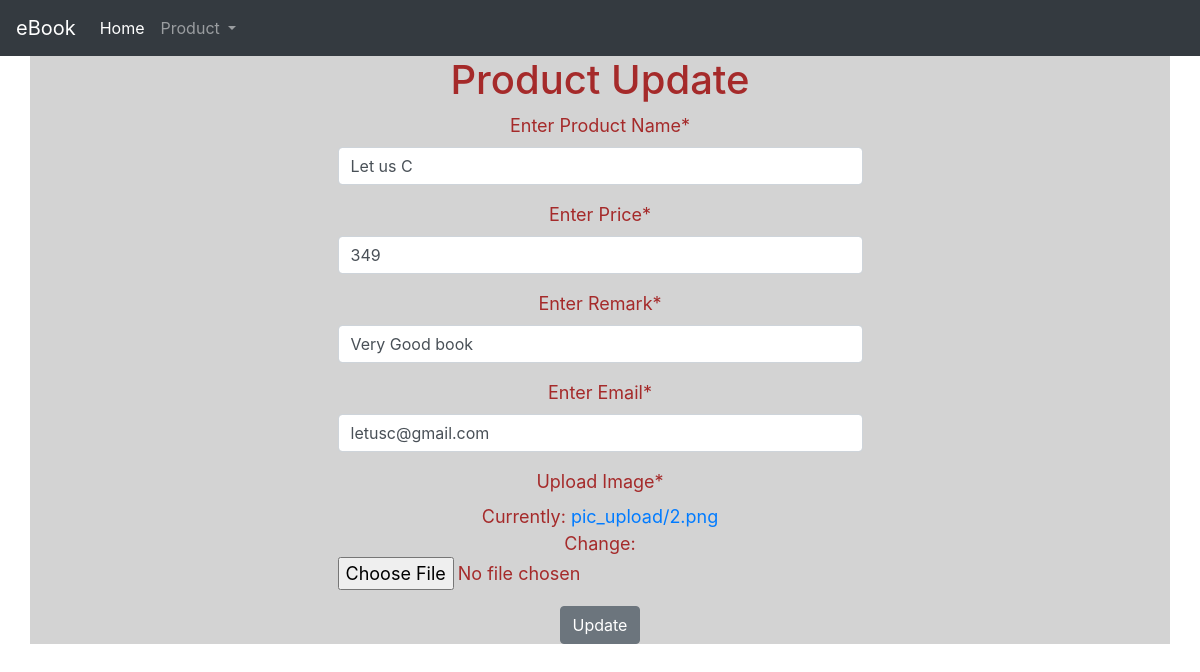
Screenshot of /product/update/3 with the database file from the repository.
### app_product/models.py (models this page shows)
class Product(models.Model):
    name = models.CharField(max_length=30,verbose_name="Enter Product Name")
    price = models.IntegerField(verbose_name="Enter Price")
    remark = models.CharField(max_length=30,verbose_name="Enter Remark")
    email = models.EmailField(max_length=254,verbose_name="Enter Email")
    image = models.ImageField(upload_to='pic_upload',verbose_name="Upload Image")

### app_product/views.py (the view)
# urls.py: path('update/<int:id>',views.update,name='update'),
def update(request,id):
    productSearch = Product.objects.get(id=id)
    searchProductObj = ProductForm(instance=productSearch)
    if request.method == 'POST':
        productSearch = Product.objects.get(id=id)
        form = ProductForm(request.POST, request.FILES,instance=productSearch)
        if form.is_valid():
            form.save()
        return redirect('retrieve')
    return render(request,'app_product/update.html',{'form':searchProductObj})

### app_product/forms.py
class ProductForm(forms.ModelForm):
    class Meta:
        model = Product
        fields = ['name','price','remark','email','image']

### app_product/templates/app_product/update.html (shortened to what this page needs)
{% extends 'base.html' %}
{% load crispy_forms_tags %}
{% block content%}
    <h1 class="text-center">Product Update</h1>
    <div class="col-6 offset-3 text-center">
        <form name="myForm" method="POST" enctype="multipart/form-data">
            {{ form|crispy }}
            <div class="text-center">
                <input type="submit" value="Update" class="btn btn-secondary" onclick="return validateForm();">
            </div>
        </form>
    </div>
{% endblock %}

### static/css/style.css (style rules this page uses)
body { background-color: yellow; }

### rows the page displays
Product: name "Let us C", price "349", remark "Very Good book", email "letusc@gmail.com"
